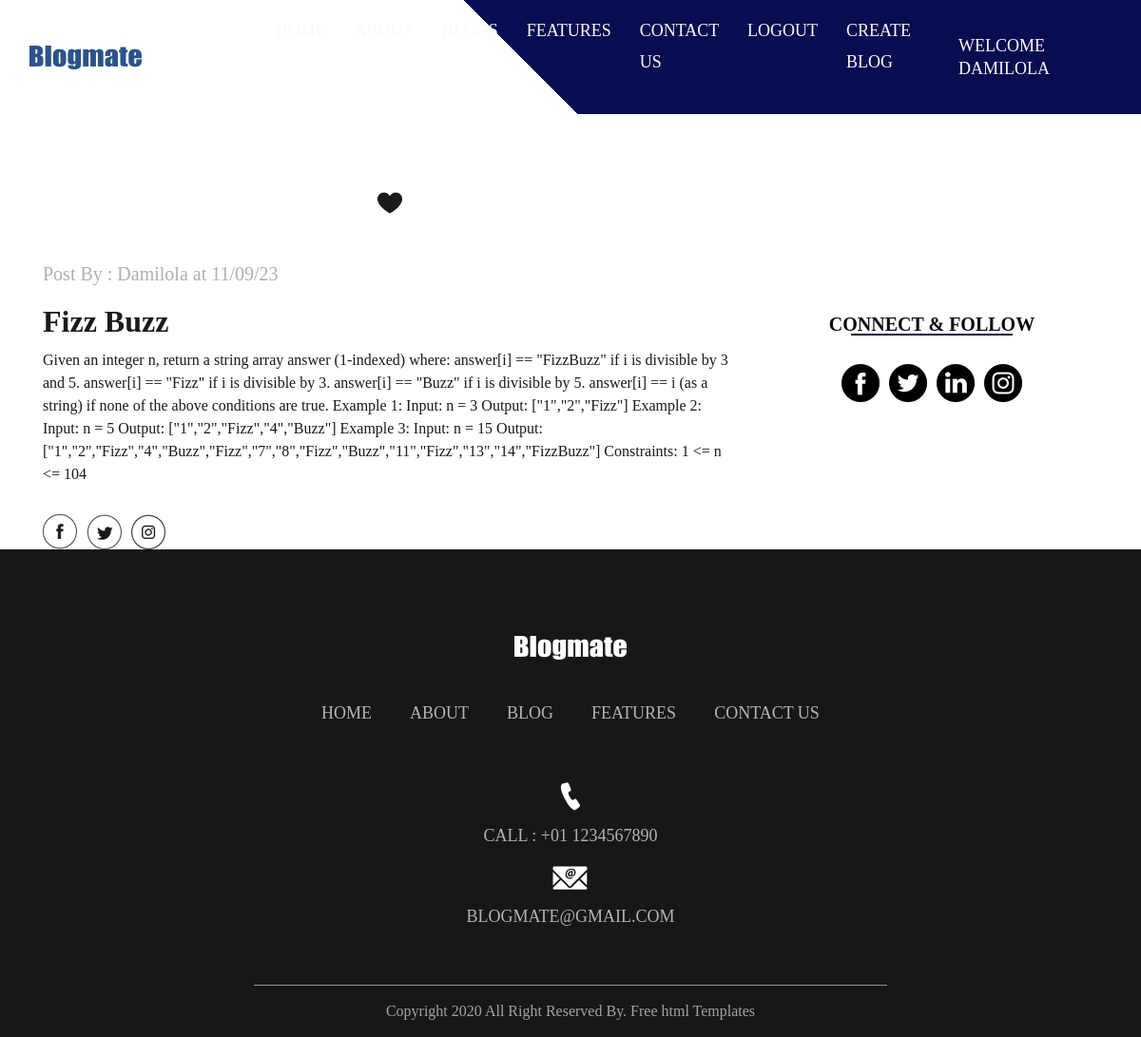
The page /viewblog/1 (signed in) on the database its author committed.
### blog/models.py (models this page shows, shortened)
class User(db.Model,UserMixin):
    id = db.Column(db.Integer(), primary_key = True)
    name = db.Column(db.String(),nullable = False, unique = True)
    email_address = db.Column(db.String(),nullable = False, unique = True)
    password_hash = db.Column(db.String(),nullable = False,unique = True)
    blogs = db.relationship("Blog",backref = "owned_user",lazy = True)
    @property
    def password(self):
        return self.password

class Blog(db.Model):
    id = db.Column(db.Integer(),primary_key = True)
    topic = db.Column(db.String(),nullable = False)
    placeholder = db.Column(db.String(length = 30),nullable = False)
    content = db.Column(db.String(),nullable = False)
    date = db.Column(db.String(),nullable = False)
    time = db.Column(db.String(),nullable = False)
    owner = db.Column(db.Integer(),db.ForeignKey("user.id"))

### blog/routes.py (the view)
@app.route('/viewblog/<int:id>')
def viewblog(id):
    blog = Blog.query.get_or_404(id)
    user = User()
    return render_template('viewblog.html',blog = blog,user = user)

### blog/models.py (called while the page is built)
@login_manager.user_loader
def load_user(user_id):
    return User.query.get(int(user_id))

### blog/templates/viewblog.html (shortened to what this page needs)
{% extends 'base.html' %}
{% block content %}
      <div class="about_section layout_padding">
         <div class="container">
            <div class="row">
               <div class="col-lg-8 col-sm-12">
                  <div class="like_icon"><img src="{{ url_for('static',filename = "images/like-icon.png" ) }}"></div>
                  <p class="post_text">Post By : {{user.query.filter_by(id = blog.owner).first().name}} at {{blog.date}}</p>
                  <h2 class="most_text">{{ blog.topic }}</h2>
                  <p class="lorem_text">{{ blog.content }}</p>
                  <div class="social_icon_main">
                     <div class="social_icon">
                        <ul>
                           <li><a href="#"><img src="{{ url_for('static',filename = "images/fb-icon.png" ) }}"></a></li>
                           <li><a href="#"><img src="{{ url_for('static',filename = "images/twitter-icon.png" ) }}"></a></li>
                           <li><a href="#"><img src="{{ url_for('static',filename = "images/instagram-icon.png" ) }}"></a></li>
                        </ul>
                     </div>
                  </div>
               </div>
               <div class="col-lg-4 col-sm-12">
                  <div class="about_main">
                     <h1 class="follow_text">CONNECT & FOLLOW</h1>
                     <div class="follow_icon">
                        <ul>
                           <li><a href="#"><img src="{{ url_for('static',filename = "images/fb-icon-1.png" ) }}"></a></li>
                           <li><a href="#"><img src="{{ url_for('static',filename = "images/twitter-icon-1.png" ) }}"></a></li>
                           <li><a href="#"><img src="{{ url_for('static',filename = "images/linkedin-icon-1.png" ) }}"></a></li>
                           <li><a href="#"><img src="{{ url_for('static',filename = "images/instagram-icon-1.png" ) }}"></a></li>
                        </ul>
                     </div>
                  </div>
               </div>
            </div>
         </div>
      </div>
      {% endblock %}

### blog/templates/base.html (shortened to what this page needs)
<!DOCTYPE html>
<html lang="en">
   <head>
      <link rel="stylesheet" type="text/css" href="{{ url_for('static', filename = "css/bootstrap.css" ) }}">
      <link rel="stylesheet" type="text/css" href="{{ url_for('static', filename = "css/style.css" ) }}">
      <link rel="stylesheet" href="{{ url_for('static', filename = "css/responsive.css" ) }}">
      <link rel="stylesheet" href="{{ url_for('static', filename = "css/jquery.mCustomScrollbar.min.css" ) }}">
      <link rel="stylesheet" href="{{ url_for('static', filename = "css/owl.carousel.min.css" ) }}">
      {% if current_user.is_authenticated %}
         <div class="container-fluid header_main">
            <nav class="navbar navbar-expand-lg navbar-light bg-light">
               <a class="logo" href="{{ url_for('home' ) }}"><img src="{{ url_for('static', filename  = "images/logo.png" ) }}"></a>
               <div class="collapse navbar-collapse" id="navbarSupportedContent">
                  <ul class="navbar-nav mr-auto">
                     <li class="nav-item">
                        <a class="nav-link" href="{{ url_for('home' ) }}">Home</a>
                     </li>
                     <li class="nav-item">
                        <a class="nav-link" href="about.html">About</a>
                     </li>
                     <li class="nav-item">
                        <a class="nav-link" href="{{ url_for('allblogs' ) }}">Blogs</a>
                     </li>
                     <li class="nav-item">
                        <a class="nav-link" href="{{ url_for('features' ) }}">Features</a>
                     </li>
                     <li class="nav-item">
                        <a class="nav-link" href="contact.html">Contact Us</a>
                     </li>
                     <li class="nav-item">
                        <a class="nav-link" href="{{ url_for('logout' ) }}">Logout</a>
                     </li>
                     <li class="nav-item">
                        <a class="nav-link" href="{{ url_for('createblog' ) }}">Create Blog</a>
                     </li>
                     <li class="nav-item">
                        <p class="nav-link">Welcome {{current_user.name}}</a>
                     </li>
                     <li class="nav-item">
                        <a class="nav-link" href="#"><img src="{{ url_for('static', filename = "images/search-icon.png" ) }}"></a>
                     </li>
                  </ul>
               </div>
            </nav>
         </div>
      {% endif %}
      {% block content %}
      {% endblock %}
      <div class="footer_section layout_padding">
         <div class="container">
            <div class="footer_logo"><a href="index.html"><img src="{{ url_for('static', filename = "images/footer-logo.png" ) }}"></a></div>
            <div class="footer_menu">
               <ul>
                  <li><a href="index.html">Home</a></li>
                  <li><a href="about.html">About</a></li>
                  <li><a href="blog.html">Blog</a></li>
                  <li><a href="features.html">Features</a></li>
                  <li><a href="contact.html">contact us</a></li>
               </ul>
            </div>
            <div class="contact_menu">
               <ul>
                  <li><a href="#"><img src="{{ url_for('static', filename = "images/call-icon.png" ) }}"></a></li>
                  <li><a href="#">Call : +01 1234567890</a></li>
                  <li><a href="blog.html"><img src="{{ url_for('static', filename = "images/mail-icon.png" ) }}"></a></li>
                  <li><a href="features.html">blogmate@gmail.com</a></li>
               </ul>
            </div>
         </div>
      </div>
      <div class="copyright_section">
         <div class="container">
            <p class="copyright_text">Copyright 2020 All Right Reserved By.<a href="https://html.design"> Free  html Templates</a></p>
         </div>
      </div>
   </body>
</html>

### blog/static/css/style.css (style rules this page uses)
* { box-sizing: border-box !important; transition: ease all 0.5s; }
html { scroll-behavior: smooth; }
a { color: #1f1f1f; text-decoration: none !important; outline: none !important; -webkit-transition: all .3s ease-in-out; -moz-transition: all .3s ease-in-out; -ms-transition: all .3s ease-in-out; -o-transition: all .3s ease-in-out; transition: all .3s ease-in-out; }
h1, h2, h3, h4, h5, h6 { letter-spacing: 0; font-weight: normal; position: relative; padding: 0 0 10px 0; font-weight: normal; line-height: normal; color: #111111; margin: 0 }
h1 { font-size: 24px }
h2 { font-size: 22px }
*, *::after, *::before { -webkit-box-sizing: border-box; -moz-box-sizing: border-box; box-sizing: border-box; }
ul, li, ol { margin: 0px; padding: 0px; list-style: none; }
p { margin: 20px; font-weight: 300; font-size: 15px; line-height: 24px; }
a { color: #222222; text-decoration: none; outline: none !important; }
a, .btn { text-decoration: none !important; outline: none !important; -webkit-transition: all .3s ease-in-out; -moz-transition: all .3s ease-in-out; -ms-transition: all .3s ease-in-out; -o-transition: all .3s ease-in-out; transition: all .3s ease-in-out; }
img { max-width: 100%; height: auto; }
.layout_padding { padding-top: 90px; padding-bottom: 0px; }
.bg-light { background-color: transparent!important; }
.header_main { background: linear-gradient(45deg, transparent 46%, #080c50 46%); }
.logo { width: 50%; float: left; }
.navbar-expand-lg .navbar-nav .nav-link { padding-right: 15px; padding-left: 15px; font-size: 18px; color: #f8f9fa; text-transform: uppercase; }
.about_section { width: 100%; float: left; padding-top: 90px; }
.like_icon { width: 100%; float: left; text-align: center; position: relative; bottom: 30px; }
.post_text { width: 100%; float: left; font-size: 20px; color: #afafae; margin: 0px; }
.most_text { width: 100%; float: left; font-size: 32px; color: #1a1a1a; padding-top: 20px; font-weight: bold; }
.lorem_text { width: 100%; float: left; font-size: 16px; color: #1a1a1a; margin: 0px; }
.social_icon_main { width: 100%; display: flex; }
.social_icon { width: 100%; float: left; padding-top: 30px; }
.social_icon ul { margin: 0px; padding: 0px; }
.social_icon li { float: left; padding-right: 10px; }
.about_main { width: 100%; float: left; padding-top: 120px; }
.follow_text { width: 100%; margin: 0 auto; text-align: center; font-size: 20px; font-weight: bold; color: #0e0a0d; text-transform: uppercase; }
.follow_text::after { content: ''; position: absolute; background-color: #0c1045; width: 170px; height: 2px; left: 0px; right: 0px; margin: 0 auto; bottom: 10px; }
.follow_icon { width: 100%; margin: 0 auto; padding-top: 20px; text-align: center; }
.follow_icon ul { margin: 0px; padding: 0px; display: inline-block; text-align: center; }
.follow_icon li { float: left; padding: 0px 5px; }
.footer_section { width: 100%; float: left; background-color: #171717; height: auto; padding-bottom: 50px; }
.footer_logo { width: 100%; float: left; text-align: center; }
.footer_menu { width: 100%; float: left; text-align: center; padding-top: 40px; }
.footer_menu ul { margin: 0px; padding: 0px; display: inline-block; text-align: center; }
.footer_menu li { float: left; font-size: 18px; color: #b3b3b3; padding: 0px 20px; text-transform: uppercase; }
.footer_menu li a { color: #b3b3b3; }
.contact_menu { width: 100%; float: left; text-align: center; padding-top: 40px; }
.contact_menu ul { margin: 0px; padding: 0px; display: inline-block; text-align: center; }
.contact_menu li { float: initial; font-size: 18px; color: #b3b3b3; padding: 5px 20px; text-transform: uppercase; text-align: center; }
.contact_menu li a { color: #b3b3b3; }
.copyright_section { width: 100%; float: left; background-color: #171717; height: auto; }
.copyright_text { width: 60%; margin: 0 auto; font-size: 16px; text-align: center; color: #a3a3a3; border-top: 1px solid #969696; padding: 15px 0px; }
.copyright_text a { color: #a3a3a3; }

### rows shown on the page
User: name "DAMILOLA"
Blog: query.filter_by "Damilola", date "11/09/23", topic "Fizz Buzz", content "Given an integer n, return a string array answer (1-indexed) where: answer[i] == \"FizzBuzz\" if i is divisible by 3 and 5. answer[i] == \"Fizz\" if i is divisible by 3. answer[i] == \"Buzz\" if i is divisible by 5. answer[i] == i (as a string) if none of the above conditions are true. Example 1: Input: n = 3 Output: [\"1\",\"2\",\"Fizz\"] Example 2: Input: n = 5 Output: [\"1\",\"2\",\"Fizz\",\"4\",\"Buzz\"] Example 3: Input: n = 15 Output: [\"1\",\"2\",\"Fizz\",\"4\",\"Buzz\",\"Fizz\",\"7\",\"8\",\"Fizz\",\"Buzz\",\"11\",\"Fizz\",\"13\",\"14\",\"FizzBuzz\"] Constraints: 1 <= n <= 104"
